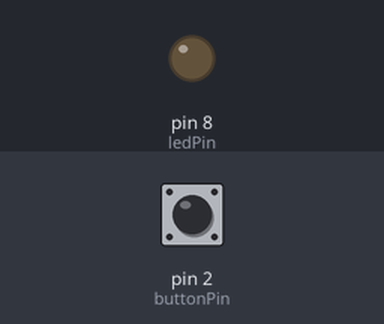
Bench run of a sketch on a simulated Arduino Uno, built with avr-gcc and run on an emulated ATmega328P. Shown: output pins drawn as LEDs (lit = HIGH). The test bench sets the inputs (shaded band); at power-on: pin 2 (buttonPin) LOW. What the sketch prints to the serial monitor is not drawn.

Above: at 1.2 s.
1.3 s: pin 2 (buttonPin) pulled HIGH for 0.15 s
At 2.4 s:
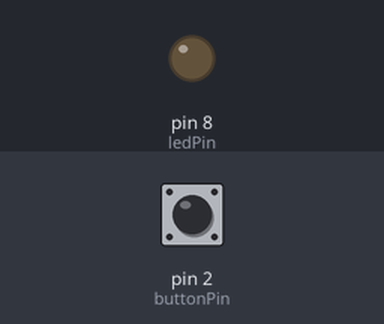
3.0 s: pin 2 (buttonPin) pulled HIGH for 3.2 s
At 7.2 s:
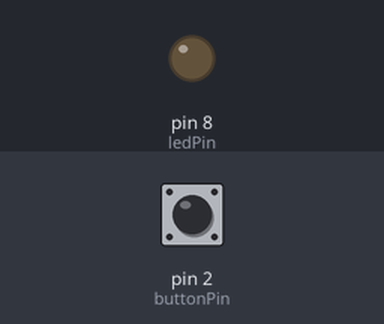
Timing chart, 0 to 8.7 s (numbered marks = the images above; inputs shaded):
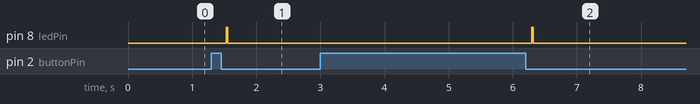

Measured:
- after the input at 1.3 s, pin 8 (ledPin): LOW → HIGH after 0.23 s, → LOW 0.03 s later
- after the input at 3.0 s, pin 8 (ledPin): LOW → HIGH after 3.3 s, → LOW 0.03 s later

The sketch:

FrontDoor3.ino
```cpp
#include <SPI.h>
#include <Ethernet.h>

// Enter a MAC address for your controller below.
// Newer Ethernet shields have a MAC address printed on a sticker on the shield
//de:ad:be:ef:fe:ed
byte mac[] = { 0xDE, 0xAD, 0xBE, 0xEF, 0xFE, 0xED };
// if you don't want to use DNS (and reduce your sketch size)
// use the numeric IP instead of the name for the server:
IPAddress server(192,168,1,38);  // numeric IP for Google (no DNS)
EthernetClient client;
// Set the static IP address to use if the DHCP fails to assign
IPAddress ip(192, 168, 1, 177);

// constants won't change. They're used here to
// set pin numbers:
const int buttonPin = 2;    // the number of the pushbutton pin
const int ledPin = 8;      // the number of the LED pin

// Variables will change:
int ledState = HIGH;         // the current state of the output pin
int buttonState = LOW;             // the current reading from the input pin
int lastButtonState = LOW;   // the previous reading from the input pin

// the following variables are long's because the time, measured in miliseconds,
// will quickly become a bigger number than can be stored in an int.
long lastDebounceTime = 0;  // the last time the output pin was toggled
long debounceDelay = 50;    // the debounce time; increase if the output flickers
void initializePins(){
  pinMode(buttonPin, INPUT);
  pinMode(ledPin, OUTPUT);
  // set initial LED state
  digitalWrite(ledPin, LOW);
}
void initializeHttpClient(){
  // start the Ethernet connection:
  if (Ethernet.begin(mac) == 0) {
    Serial.println("Failed to configure Ethernet using DHCP");
    // no point in carrying on, so do nothing forevermore:
    // try to congifure using IP address instead of DHCP:
    Ethernet.begin(mac, ip);
  }
}
void setup() {
  Serial.begin(9600);
        Serial.println("starting...");

  initializePins();
  //initializeHttpClient();
}

void loop() {
  Serial.println("loop");
  if(isButtonPressed()){
    Serial.println("pressed");
    digitalWrite(ledPin,HIGH);
    //sendButtonPressed();
  }else{
      digitalWrite(ledPin,LOW);
  }
  delay(25);
}

boolean isButtonPressed(){
  boolean isPressed = false;
  // read the state of the switch into a local variable:
  int reading = digitalRead(buttonPin);

  // check to see if you just pressed the button
  // (i.e. the input went from LOW to HIGH),  and you've waited
  // long enough since the last press to ignore any noise:

  // If the switch changed, due to noise or pressing:
  if (reading != lastButtonState) {
    // reset the debouncing timer
    lastDebounceTime = millis();
  }

  if ((millis() - lastDebounceTime) > debounceDelay) {
    // whatever the reading is at, it's been there for longer
    // than the debounce delay, so take it as the actual current state:

    // if the button state has changed:
    if (reading != buttonState) {
      buttonState = reading;

      // only toggle the LED if the new button state is HIGH
      if (buttonState == LOW) {
        ledState = !ledState;
        isPressed = true;
      }
    }
  }
  // save the reading.  Next time through the loop,
  // it'll be the lastButtonState:
  lastButtonState = reading;
  return isPressed;
}

void sendButtonPressed(){
      Serial.println("connecting ...");
    // if you get a connection, report back via serial:
    if (client.connect(server, 8080)) {
      Serial.println("connected");
      // Make a HTTP request:
      client.println("GET /FrontDoor/Ring?state=on HTTP/1.1");
      client.println("Host: FrontDoorController");
      client.println("Connection: close");
      client.println();
    }
    else {

      // kf you didn't get a connection to the server:
      Serial.println("connection failed");
      for(int i=0; i<10; i++){
        digitalWrite(ledPin, HIGH);
        delay(300);
        digitalWrite(ledPin, LOW);
        delay(300);
      }
    }

}
```
